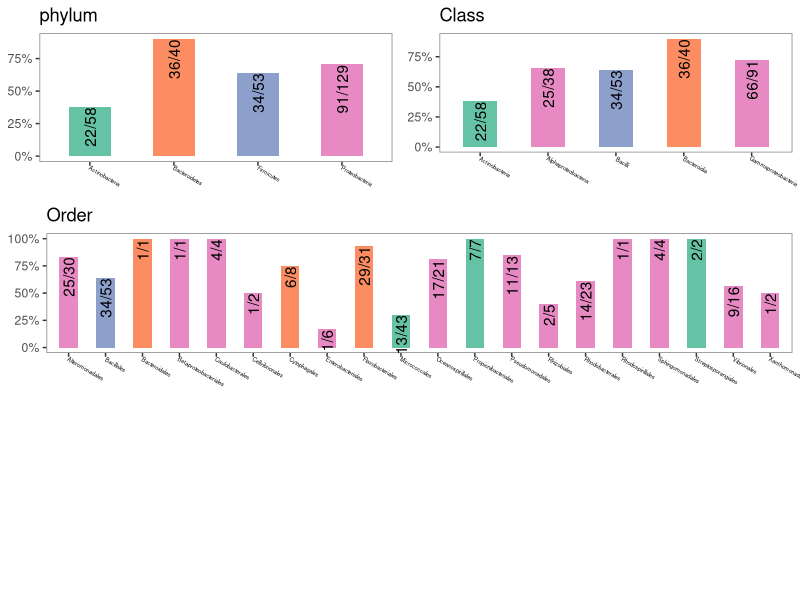

Generate this figure with R:
# email: qfsfdxlqy@163.com
# GitHub: https://github.com/2015qyliang

library(ggplot2)
library(grid)
library(RColorBrewer)

tableS1.df <- read.table('Figure_1c_TableS1.txt', 
                         header = T, sep = '\t', stringsAsFactors = F)
tableS1.df.new <- tableS1.df[2:dim(tableS1.df)[1],]
preyType <- as.numeric(tableS1.df.new$Prey_of_FA350) + as.numeric(tableS1.df.new$Prey_of_B210)
preyType[which(preyType > 0)] <- 1
tableS1.df.new <- data.frame(tableS1.df.new, preyType)

cols <- brewer.pal(4,"Set2")
names(cols) <- c("Actinobacteria", "Bacteroidetes", "Firmicutes", "Proteobacteria")

phylum.total <- summary(as.factor(tableS1.df.new$Phylum))
phylum.prey <- summary(as.factor(tableS1.df.new[which(tableS1.df.new$preyType == 1),'Phylum']))
phylum.percent <- phylum.prey/phylum.total
phylum.label <- paste(phylum.prey, phylum.total, sep = '/')
phylum.tax <- names(phylum.total)
phylum.col <- cols[names(phylum.total)]
phylum.df <- data.frame(phylum.tax, phylum.total, 
                        phylum.prey, phylum.percent,
                        phylum.label, phylum.col)
colnames(phylum.df) <- c('Phylum', 'Total', 'Prey', 'Percent', 'Label', 'Cols')

class.total <- summary(as.factor(tableS1.df.new$Class))
class.prey <- summary(as.factor(tableS1.df.new[which(tableS1.df.new$preyType == 1),'Class']))
class.percent <- class.prey/class.total
class.label <- paste(class.prey, class.total, sep = '/')
class.tax <- names(class.total)
dup.class <- tableS1.df.new[!duplicated(tableS1.df.new$Class),'Phylum']
names(dup.class) <- tableS1.df.new[!duplicated(tableS1.df.new$Class),'Class']
class.phylum <- dup.class[names(class.total)]
class.col <- cols[class.phylum]
class.df <- data.frame(class.tax, class.total, 
                       class.prey, class.percent,
                       class.label, class.col)
colnames(class.df) <- c('Class', 'Total', 'Prey', 'Percent', 'Label', 'Cols')

order.total <- summary(as.factor(tableS1.df.new$Order))
order.prey <- summary(as.factor(tableS1.df.new[which(tableS1.df.new$preyType == 1),'Order']))
order.total <- order.total[names(order.prey)]
order.percent <- order.prey/order.total
order.label <- paste(order.prey, order.total, sep = '/')
order.tax <- names(order.total)
dup.order <- tableS1.df.new[!duplicated(tableS1.df.new$Order),'Phylum']
names(dup.order) <- tableS1.df.new[!duplicated(tableS1.df.new$Order),'Order']
dup.order <- dup.order[names(order.prey)]
order.phylum <- dup.order[names(order.total)]
order.col <- cols[order.phylum]
order.df <- data.frame(order.tax, order.total, 
                       order.prey, order.percent,
                       order.label, order.col)
colnames(order.df) <- c('Order', 'Total', 'Prey', 'Percent', 'Label', 'Cols')

p1 <- ggplot(phylum.df, 
             aes(x = Phylum,y = Percent)) + 
  geom_bar(stat="identity",width = 0.5, fill = phylum.df$Cols) + 
  geom_text(aes(x = Phylum,y = Percent, label = Label), 
            angle = 90, hjust = 1) +
  scale_y_continuous(labels = scales::percent)+
  ylab(NULL) + labs(title = 'phylum') +
  theme(panel.grid =element_blank(),
        axis.title.x=element_blank(),
        panel.background = element_rect(fill = "white", 
                                        colour = "grey50"),
        axis.text.x = element_text(angle = -30, 
                                   hjust = 0.05, 
                                   vjust = 0.01,
                                   color = "black",
                                   size=4))

p2 <- ggplot(class.df, 
             aes(x = Class,y = Percent)) + 
  geom_bar(stat="identity",width = 0.5, fill = class.df$Cols) + 
  geom_text(aes(x = Class,y = Percent, label = Label), 
            angle = 90, hjust = 1) +
  scale_y_continuous(labels = scales::percent)+
  ylab(NULL) + labs(title = 'Class') +
  theme(panel.grid =element_blank(),
        axis.title.x=element_blank(),
        panel.background = element_rect(fill = "white", 
                                        colour = "grey50"),
        axis.text.x = element_text(angle = -30, 
                                   hjust = 0.05, 
                                   vjust = 0.01,
                                   color = "black",
                                   size=4))

p3 <- ggplot(order.df, 
             aes(x = Order, y = Percent)) + 
  geom_bar(stat="identity",width = 0.5, fill = order.df$Cols) + 
  geom_text(aes(x = Order,y = Percent, label = Label), 
            angle = 90, hjust = 1) +
  scale_y_continuous(labels = scales::percent)+
  ylab(NULL) + labs(title = 'Order') +
  theme(panel.grid =element_blank(),
        axis.title.x=element_blank(),
        panel.background = element_rect(fill = "white", 
                                        colour = "grey50"),
        axis.text.x = element_text(angle = -30, 
                                   hjust = 0.05, 
                                   vjust = 0.01,
                                   color = "black",
                                   size=4))

grid.newpage()  
pushViewport(viewport(layout = grid.layout(3,2)))
vplayout <- function(x,y){
  viewport(layout.pos.row = x,
           layout.pos.col = y)}  
print(p1, vp = vplayout(1,1))
print(p2, vp = vplayout(1,2)) 
print(p3, vp = vplayout(2,1:2)) 

# following modified by PhantomPDF (Foxit) software
